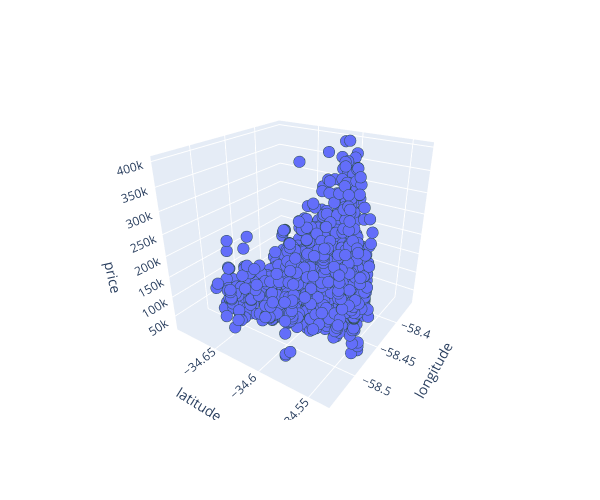

Notebook code for this chart:
### Markdown cell above
**Task 2.2.6:** Complete the code below to create a 3D scatter plot, with `"lon"` on the x-axis, `"lat"` on the y-axis, and `"price_aprox_usd"` on the z-axis.

- [What's a scatter plot?](../%40textbook/06-visualization-matplotlib.ipynb#Scatter-Plots)
- [Create a 3D scatter plot in plotly express.](../%40textbook/08-visualization-plotly.ipynb#3D-Scatter-Plots)

### Code cell
# Create 3D scatter plot
fig = px.scatter_3d(
    df,
    x='lat',
    y='lon',
    z='price_aprox_usd',
    labels={"lon": "longitude", "lat": "latitude", "price_aprox_usd": "price"},
    width=600,
    height=500,
)

# Refine formatting
fig.update_traces(
    marker={"size": 4, "line": {"width": 2, "color": "DarkSlateGrey"}},
    selector={"mode": "markers"},
)

# Display figure
fig.show()

### Figure 1 — Plotly figure (JSON) as saved in the notebook; plotly's stock layout.template omitted (floating-point values rounded to 4 significant figures; data arrays with more than 128 entries replaced by an {"elided": "..."} marker saying what was removed)
{"data": [{"hovertemplate": "latitude=%{x}<br>longitude=%{y}<br>price=%{z}<extra></extra>", "legendgroup": "", "marker": {"color": "#636efa", "line": {"color": "DarkSlateGrey", "width": 2}, "size": 4, "symbol": "circle"}, "mode": "markers", "name": "", "scene": "scene", "showlegend": false, "type": "scatter3d", "x": {"elided": "2658 float values"}, "y": {"elided": "2658 float values"}, "z": {"elided": "2658 float values"}}], "layout": {"height": 500, "legend": {"tracegroupgap": 0}, "margin": {"t": 60}, "scene": {"aspectmode": "auto", "aspectratio": {"x": 1, "y": 1, "z": 1}, "camera": {"center": {"x": 0, "y": 0, "z": 0}, "eye": {"x": 1.187, "y": -1.743, "z": 1.053}, "projection": {"type": "perspective"}, "up": {"x": 0, "y": 0, "z": 1}}, "domain": {"x": [0, 1], "y": [0, 1]}, "xaxis": {"title": {"text": "latitude"}, "type": "linear"}, "yaxis": {"title": {"text": "longitude"}, "type": "linear"}, "zaxis": {"title": {"text": "price"}, "type": "linear"}}, "width": 600}}
